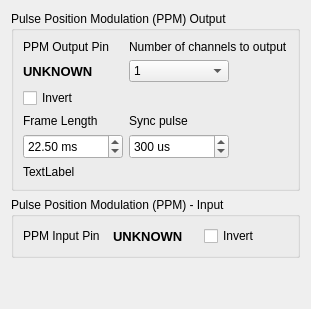
            <widget class="QWidget" name="tabPPM">
             <attribute name="title">
              <string>PPM</string>
             </attribute>
             <layout class="QVBoxLayout" name="verticalLayout_7">
              <item>
               <widget class="QGroupBox" name="grpPPMOutput">
                <property name="sizePolicy">
                 <sizepolicy hsizetype="Preferred" vsizetype="Preferred">
                  <horstretch>0</horstretch>
                  <verstretch>0</verstretch>
                 </sizepolicy>
                </property>
                <property name="title">
                 <string>Pulse Position Modulation (PPM) Output</string>
                </property>
                <layout class="QGridLayout" name="gridLayout_2">
                 <item row="3" column="2">
                  <widget class="QLabel" name="label_26">
                   <property name="text">
                    <string>Sync pulse</string>
                   </property>
                  </widget>
                 </item>
                 <item row="1" column="2">
                  <widget class="QComboBox" name="cmbPPMChCount">
                   <property name="sizePolicy">
                    <sizepolicy hsizetype="Maximum" vsizetype="Fixed">
                     <horstretch>0</horstretch>
                     <verstretch>0</verstretch>
                    </sizepolicy>
                   </property>
                   <property name="minimumSize">
                    <size>
                     <width>100</width>
                     <height>0</height>
                    </size>
                   </property>
                   <property name="toolTip">
                    <string>&lt;html&gt;&lt;head/&gt;&lt;body&gt;&lt;p&gt;Number of channels to send.&lt;/p&gt;&lt;/body&gt;&lt;/html&gt;</string>
                   </property>
                   <property name="currentText">
                    <string>1</string>
                   </property>
                   <property name="currentIndex">
                    <number>0</number>
                   </property>
                   <item>
                    <property name="text">
                     <string>1</string>
                    </property>
                   </item>
                   <item>
                    <property name="text">
                     <string>2</string>
                    </property>
                   </item>
                   <item>
                    <property name="text">
                     <string>3</string>
                    </property>
                   </item>
                   <item>
                    <property name="text">
                     <string>4</string>
                    </property>
                   </item>
                   <item>
                    <property name="text">
                     <string>5</string>
                    </property>
                   </item>
                   <item>
                    <property name="text">
                     <string>6</string>
                    </property>
                   </item>
                   <item>
                    <property name="text">
                     <string>7</string>
                    </property>
                   </item>
                   <item>
                    <property name="text">
                     <string>8 - Default</string>
                    </property>
                   </item>
                   <item>
                    <property name="text">
                     <string>9</string>
                    </property>
                   </item>
                   <item>
                    <property name="text">
                     <string>10</string>
                    </property>
                   </item>
                   <item>
                    <property name="text">
                     <string>11</string>
                    </property>
                   </item>
                   <item>
                    <property name="text">
                     <string>12</string>
                    </property>
                   </item>
                   <item>
                    <property name="text">
                     <string>13</string>
                    </property>
                   </item>
                   <item>
                    <property name="text">
                     <string>14</string>
                    </property>
                   </item>
                   <item>
                    <property name="text">
                     <string>15</string>
                    </property>
                   </item>
                   <item>
                    <property name="text">
                     <string>16</string>
                    </property>
                   </item>
                  </widget>
                 </item>
                 <item row="2" column="0">
                  <widget class="QCheckBox" name="chkInvertedPPM">
                   <property name="text">
                    <string>Invert</string>
                   </property>
                  </widget>
                 </item>
                 <item row="3" column="0">
                  <widget class="QLabel" name="label_25">
                   <property name="text">
                    <string>Frame Length</string>
                   </property>
                  </widget>
                 </item>
                 <item row="0" column="0">
                  <widget class="QLabel" name="lblPPMOutPin">
                   <property name="text">
                    <string>PPM Output Pin</string>
                   </property>
                  </widget>
                 </item>
                 <item row="5" column="0">
                  <widget class="QLabel" name="lblPPMOut">
                   <property name="text">
                    <string notr="true">TextLabel</string>
                   </property>
                  </widget>
                 </item>
                 <item row="0" column="2">
                  <widget class="QLabel" name="label_28">
                   <property name="text">
                    <string>Number of channels to output</string>
                   </property>
                  </widget>
                 </item>
                 <item row="4" column="0">
                  <widget class="QDoubleSpinBox" name="spnPPMFrameLen">
                   <property name="sizePolicy">
                    <sizepolicy hsizetype="Maximum" vsizetype="Fixed">
                     <horstretch>0</horstretch>
                     <verstretch>0</verstretch>
                    </sizepolicy>
                   </property>
                   <property name="minimumSize">
                    <size>
                     <width>100</width>
                     <height>25</height>
                    </size>
                   </property>
                   <property name="toolTip">
                    <string>&lt;html&gt;&lt;head/&gt;&lt;body&gt;&lt;p&gt;How ofter the PPM repeats itself&lt;/p&gt;&lt;/body&gt;&lt;/html&gt;</string>
                   </property>
                   <property name="suffix">
                    <string> ms</string>
                   </property>
                   <property name="decimals">
                    <number>2</number>
                   </property>
                   <property name="minimum">
                    <double>6.660000000000000</double>
                   </property>
                   <property name="maximum">
                    <double>40.000000000000000</double>
                   </property>
                   <property name="value">
                    <double>22.500000000000000</double>
                   </property>
                  </widget>
                 </item>
                 <item row="4" column="2">
                  <widget class="QSpinBox" name="spnPPMSync">
                   <property name="sizePolicy">
                    <sizepolicy hsizetype="Maximum" vsizetype="Fixed">
                     <horstretch>0</horstretch>
                     <verstretch>0</verstretch>
                    </sizepolicy>
                   </property>
                   <property name="minimumSize">
                    <size>
                     <width>100</width>
                     <height>25</height>
                    </size>
                   </property>
                   <property name="toolTip">
                    <string>&lt;html&gt;&lt;head/&gt;&lt;body&gt;&lt;p&gt;The length of pulse used to serparate the channels&lt;/p&gt;&lt;/body&gt;&lt;/html&gt;</string>
                   </property>
                   <property name="suffix">
                    <string> us</string>
                   </property>
                   <property name="minimum">
                    <number>100</number>
                   </property>
                   <property name="maximum">
                    <number>800</number>
                   </property>
                   <property name="singleStep">
                    <number>50</number>
                   </property>
                   <property name="value">
                    <number>300</number>
                   </property>
                  </widget>
                 </item>
                 <item row="1" column="0">
                  <widget class="QLabel" name="lblPPMOutputPin">
                   <property name="font">
                    <font>
                     <pointsize>10</pointsize>
                     <bold>true</bold>
                    </font>
                   </property>
                   <property name="text">
                    <string>UNKNOWN</string>
                   </property>
                  </widget>
                 </item>
                </layout>
               </widget>
              </item>
              <item>
               <widget class="QGroupBox" name="grpPPMInput">
                <property name="title">
                 <string>Pulse Position Modulation (PPM) - Input</string>
                </property>
                <layout class="QHBoxLayout" name="horizontalLayout_13">
                 <item>
                  <widget class="QLabel" name="lblPPMInPin">
                   <property name="text">
                    <string>PPM Input Pin</string>
                   </property>
                  </widget>
                 </item>
                 <item>
                  <widget class="QLabel" name="lblPPMInputPin">
                   <property name="font">
                    <font>
                     <pointsize>10</pointsize>
                     <bold>true</bold>
                    </font>
                   </property>
                   <property name="text">
                    <string>UNKNOWN</string>
                   </property>
                  </widget>
                 </item>
                 <item>
                  <widget class="QCheckBox" name="chkInvertedPPMIn">
                   <property name="enabled">
                    <bool>true</bool>
                   </property>
                   <property name="toolTip">
                    <string>Check PPMin under diagnostics to see current channel data</string>
                   </property>
                   <property name="text">
                    <string>Invert</string>
                   </property>
                  </widget>
                 </item>
                </layout>
               </widget>
              </item>
              <item>
               <spacer name="verticalSpacer_5">
                <property name="orientation">
                 <enum>Qt::Vertical</enum>
                </property>
                <property name="sizeHint" stdset="0">
                 <size>
                  <width>20</width>
                  <height>40</height>
                 </size>
                </property>
               </spacer>
              </item>
             </layout>
            </widget>
